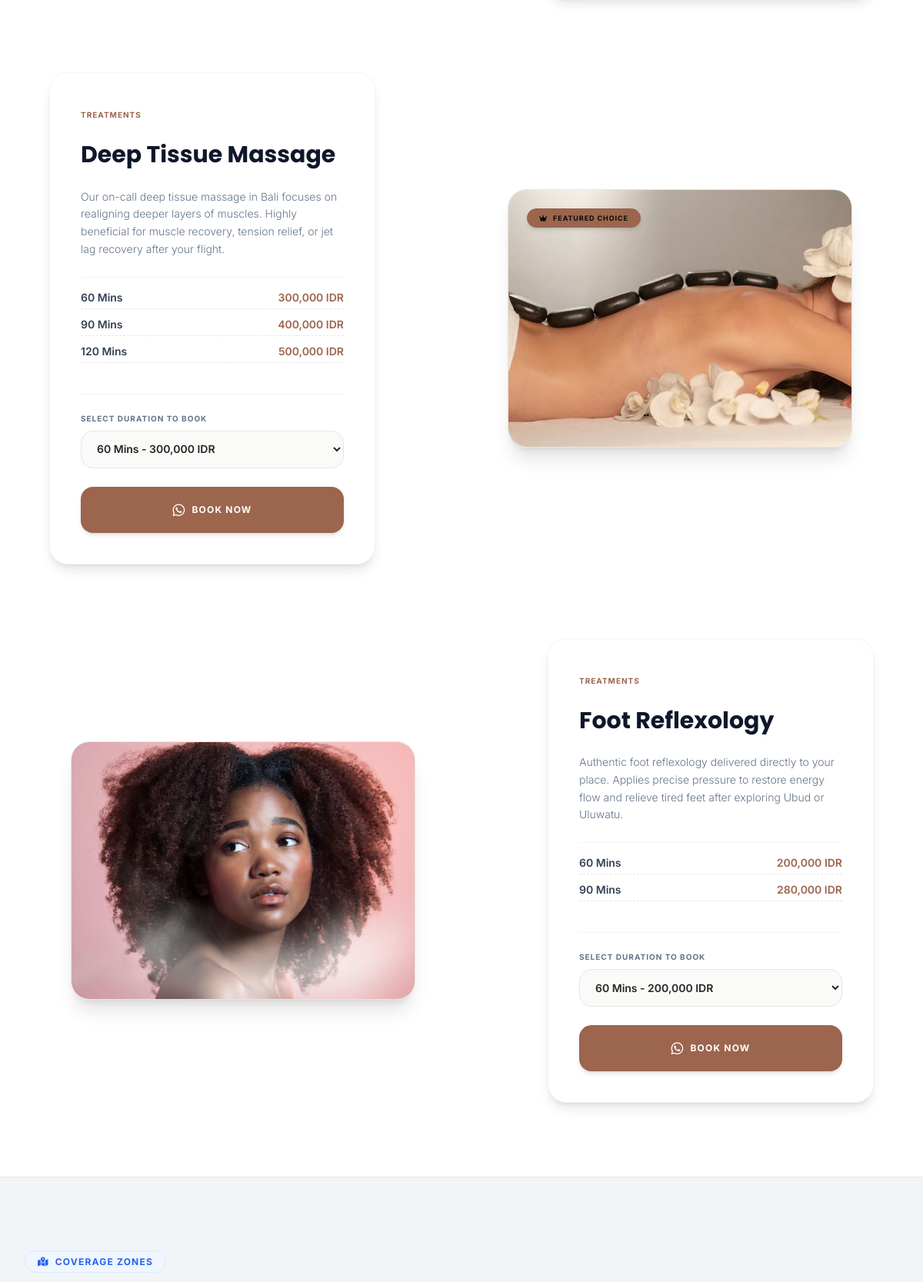
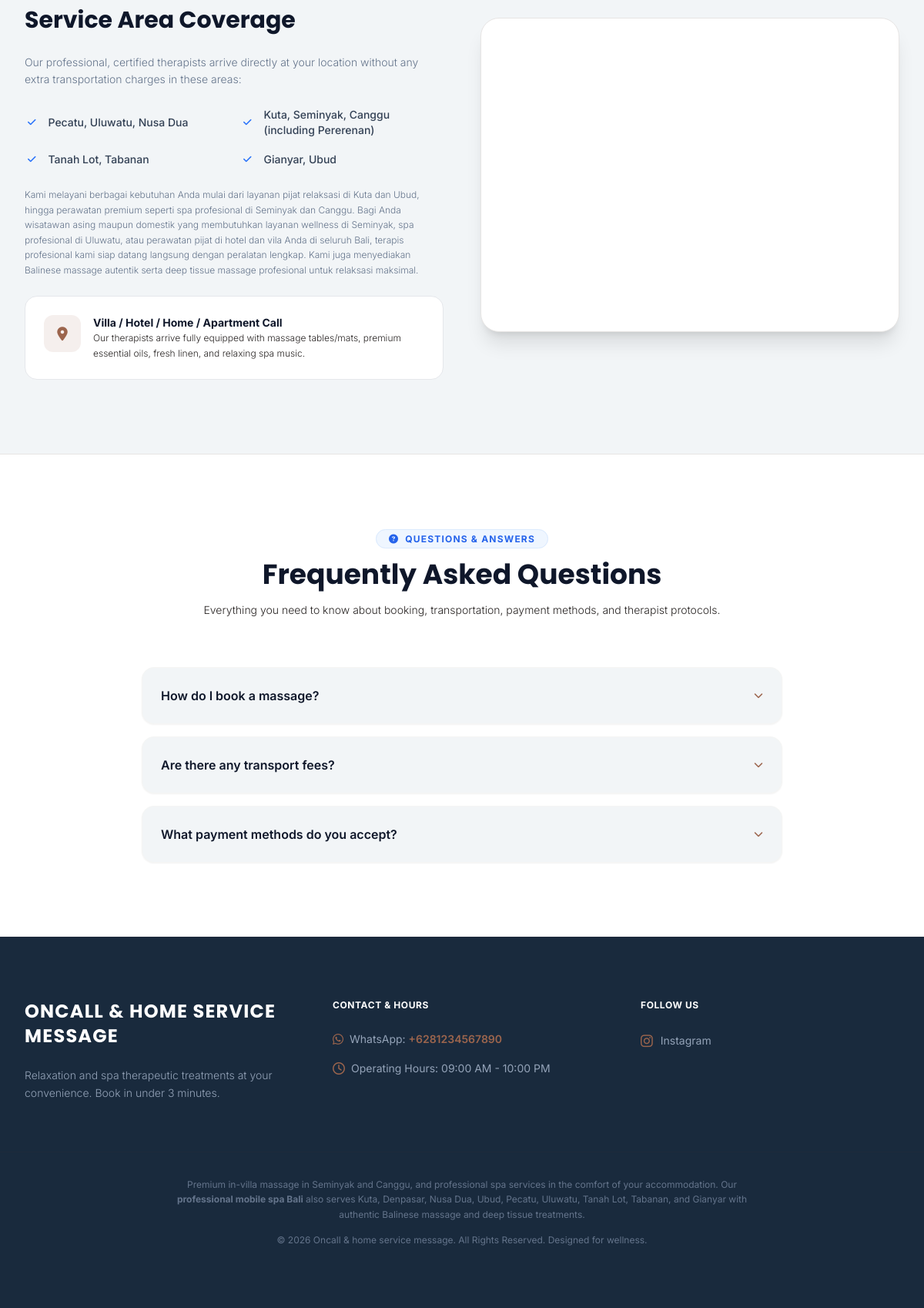
The app's page /services.php (lower part), older data (2 pictures, top to bottom).
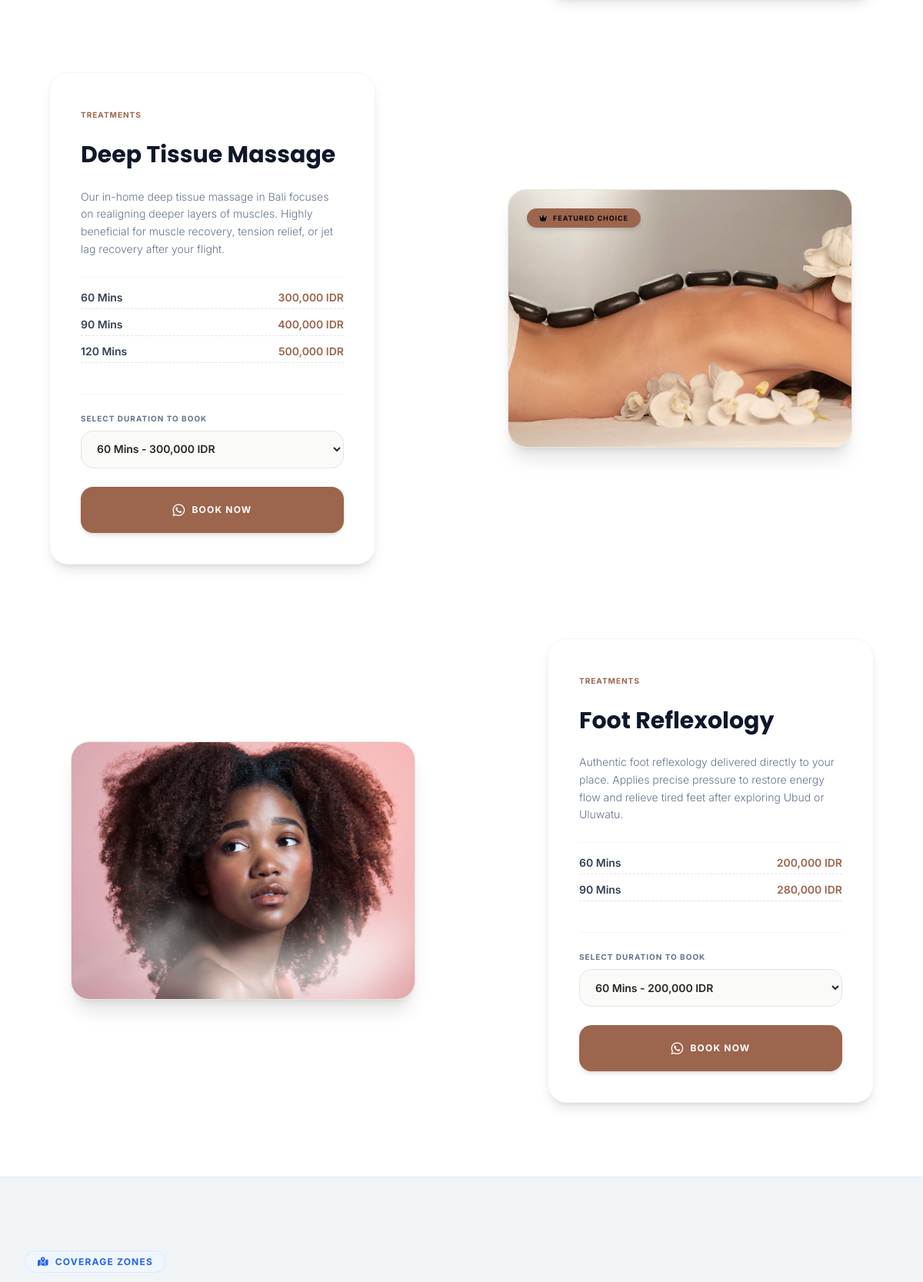
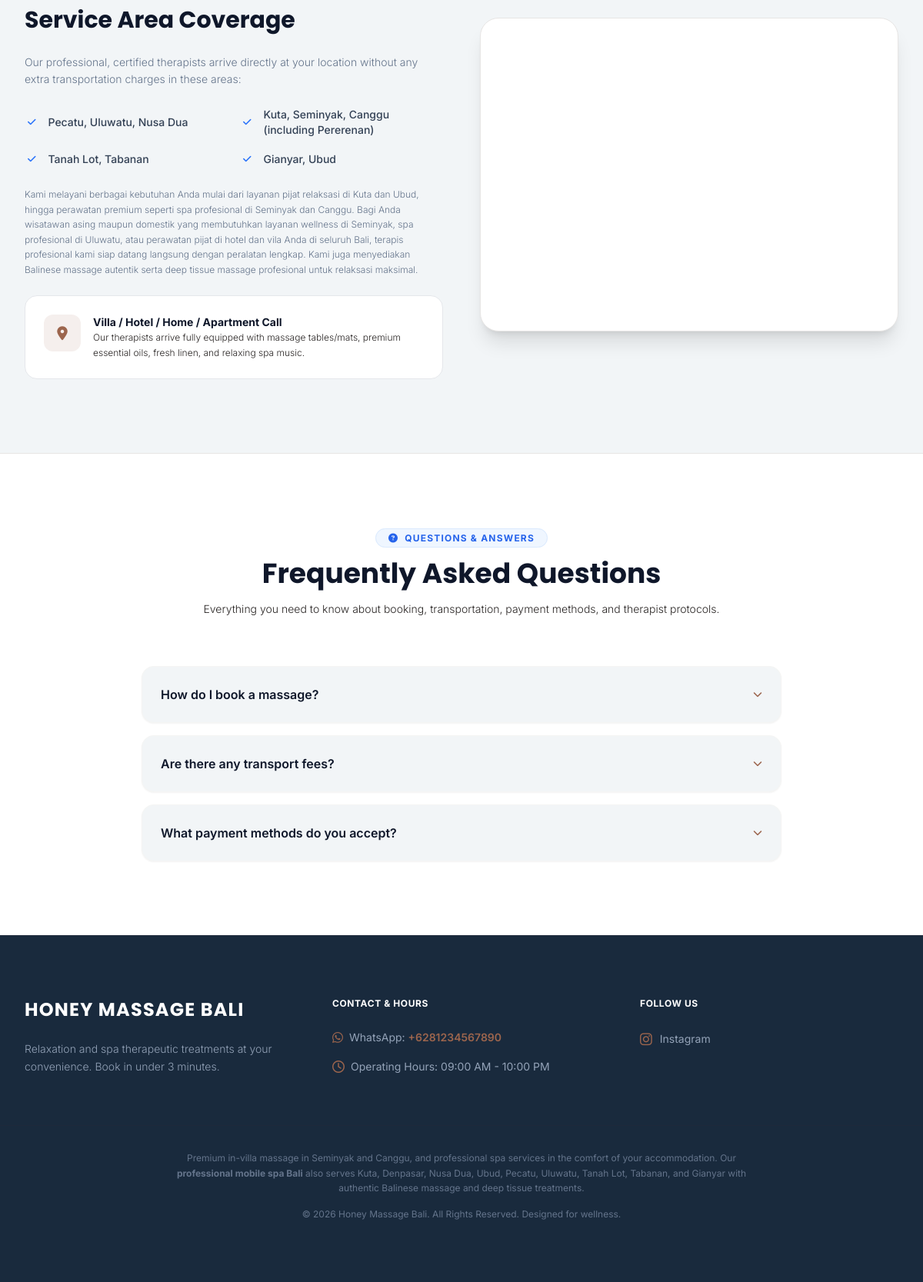
The same page, newer data (2 pictures, top to bottom).
### tables this page shows
CREATE TABLE IF NOT EXISTS `services` (
  `id` INT(11) NOT NULL AUTO_INCREMENT,
  `service_id` VARCHAR(50) NOT NULL UNIQUE,
  `title` VARCHAR(100) NOT NULL,
  `description` TEXT NOT NULL,
  `image_path` VARCHAR(255) NOT NULL,
  `featured` TINYINT(1) DEFAULT 1,
  PRIMARY KEY (`id`)
);

### services.php (the view, shortened to what the changed rows need)
<?php
require_once 'header.php';
$services_query = $db->query("SELECT * FROM services ORDER BY id ASC");
$services = [];
while ($service = $services_query->fetch()) {
    $options_stmt = $db->prepare("SELECT duration, price FROM service_options WHERE service_ref = ? ORDER BY id ASC");
    $options_stmt->execute([$service['id']]);
    $service['options'] = $options_stmt->fetchAll();
    $services[] = $service;
}
?>
    <section class="py-24 bg-white">
        <div class="max-w-7xl mx-auto px-4 sm:px-6 lg:px-8">
            <div id="services-list" class="space-y-24">
                <?php foreach ($services as $index => $service):
                    $isEven = ($index % 2 == 0);
                    $directionClass = $isEven ? 'md:flex-row' : 'md:flex-row-reverse';
                    $alignTextClass = $isEven ? 'md:text-left md:items-start md:pl-16' : 'md:text-right md:items-end md:pr-16';
                    $serviceImg = $service['image_path'];
                    if (strpos($serviceImg, 'unsplash.com') !== false) {
                        if ($service['service_id'] === 'balinese-massage') {
                            $serviceImg = 'assets/images/hero-massage.webp';
                        } elseif ($service['service_id'] === 'deep-tissue') {
                            $serviceImg = 'assets/images/about-massage.webp';
                        } elseif ($service['service_id'] === 'reflexology') {
                            $serviceImg = 'assets/images/service-reflexology.webp';
                        }
                    }
                ?>
                    <div class="flex flex-col <?php echo $directionClass; ?> items-center gap-12 relative">
                        <div class="w-full md:w-1/2 flex-shrink-0">
                            <div class="aspect-[4/3] w-full max-w-md mx-auto rounded-3xl overflow-hidden border border-stone-200 shadow-xl relative group">
                                <?php if ($service['featured']): ?>
                                    <span class="absolute top-6 left-6 bg-amber-500 text-stone-950 text-[9px] font-bold uppercase tracking-widest px-4 py-1.5 rounded-full shadow-md z-10">
                                        <i aria-hidden="true" class="fas fa-crown mr-1"></i> Featured Choice
                                    </span>
                                <?php endif; ?>
                                <img src="<?php echo htmlspecialchars($serviceImg); ?>" width="448" height="336" loading="lazy" alt="<?php echo htmlspecialchars($service['title']); ?>" class="w-full h-full object-cover group-hover:scale-[1.02] transition-transform duration-700 ease-out">
                            </div>
                        </div>
                        <div class="w-full md:w-1/2 flex flex-col justify-center items-center <?php echo $alignTextClass; ?> z-10 relative px-4 sm:px-8">
                            <div class="bg-white p-8 md:p-10 rounded-3xl border border-stone-100 shadow-lg max-w-md space-y-6 text-left">
                                <span class="text-[10px] font-bold uppercase tracking-widest text-[#9c654d]">Treatments</span>
                                <h3 class="text-3xl font-serif font-bold text-slate-900 leading-tight"><?php echo htmlspecialchars($service['title']); ?></h3>
                                <p class="text-slate-500 text-sm leading-relaxed font-light"><?php echo htmlspecialchars($service['description']); ?></p>
                                <div class="space-y-2.5 py-4 border-t border-stone-100">
                                    <?php foreach ($service['options'] as $opt): ?>
                                        <div class="flex justify-between border-b border-dashed border-stone-200 pb-1 text-sm font-semibold">
                                            <span class="text-slate-700"><?php echo htmlspecialchars($opt['duration']); ?></span>
                                            <span class="text-[#9c654d]"><?php echo htmlspecialchars($opt['price']); ?></span>
                                        </div>
                                    <?php endforeach; ?>
                                </div>
                                <div class="border-t border-stone-100 pt-6 space-y-6">
                                    <div class="text-left">
                                        <label for="select-<?php echo $service['id']; ?>" class="block text-[10px] font-bold uppercase tracking-widest text-slate-500 mb-2">Select Duration to Book</label>
                                        <select id="select-<?php echo $service['id']; ?>" class="w-full border border-stone-200 bg-stone-50 px-4 py-3.5 rounded-2xl text-sm font-semibold focus:ring-2 focus:ring-emerald-800 focus:outline-none">
                                            <?php foreach ($service['options'] as $opt): ?>
                                                <option value="<?php echo htmlspecialchars($opt['duration']); ?>" data-price="<?php echo htmlspecialchars($opt['price']); ?>">
                                                    <?php echo htmlspecialchars($opt['duration']); ?> - <?php echo htmlspecialchars($opt['price']); ?>
                                                </option>
                                            <?php endforeach; ?>
                                        </select>
                                    </div>
                                    <button onclick="bookService('<?php echo addslashes($service['title']); ?>', '<?php echo $service['id']; ?>', '<?php echo htmlspecialchars($whatsapp); ?>')" class="w-full bg-[#9c654d] hover:bg-[#7d4d38] text-white font-bold py-4 px-6 rounded-2xl text-xs uppercase tracking-widest text-center transition-all duration-300 flex items-center justify-center space-x-2 shadow-md hover:shadow-lg">
                                        <i aria-hidden="true" class="fab fa-whatsapp text-lg"></i>
                                        <span>Book Now</span>
                                    </button>
                                </div>
                            </div>
                        </div>
                    </div>
                <?php endforeach; ?>
            </div>
        </div>
    </section>
    <section id="areas" class="py-24 bg-[#f2f5f7] border-t border-b border-stone-200 relative overflow-hidden">
        <div class="max-w-7xl mx-auto px-4 sm:px-6 lg:px-8 relative z-10 grid lg:grid-cols-2 gap-12 items-center">
            <div class="space-y-6 text-left">
                <h2 class="text-3xl font-serif font-bold text-slate-900 leading-tight">Service Area Coverage</h2>
            </div>
        </div>
    </section>
    <section id="faqs" class="py-24 bg-white">
        <div class="max-w-4xl mx-auto px-4 sm:px-6 lg:px-8">
            <div class="text-center space-y-4 mb-16">
                <h2 class="text-3xl sm:text-4xl font-serif font-bold text-slate-900">Frequently Asked Questions</h2>
            </div>
        </div>
    </section>
<?php
require_once 'footer.php';
?>

### footer.php (shortened to what the changed rows need)
    </main>
    <footer class="bg-[#192a3d] text-slate-300 py-20 border-t border-slate-800">
        <div class="max-w-7xl mx-auto px-4 sm:px-6 lg:px-8 grid md:grid-cols-3 gap-16">
            <div class="space-y-6 text-left">
                <div class="flex items-center space-x-3">
                    <h3 class="font-serif text-2xl font-bold text-white tracking-wider uppercase"><?php echo htmlspecialchars($brandName); ?></h3>
                </div>
            </div>
        </div>
        <div class="max-w-7xl mx-auto px-4 sm:px-6 lg:px-8 border-t border-slate-800 mt-16 pt-8 text-center text-slate-500 text-xs space-y-4">
            <p class="max-w-3xl mx-auto leading-relaxed">
                Premium in-villa massage in Seminyak and Canggu, and professional spa services in the comfort of your accommodation. Our <strong>professional mobile spa Bali</strong> also serves Kuta, Denpasar, Nusa Dua, Ubud, Pecatu, Uluwatu, Tanah Lot, Tabanan, and Gianyar with authentic Balinese massage and deep tissue treatments.
            </p>
            <p>
                &copy; <?php echo date('Y'); ?> <?php echo htmlspecialchars($brandName); ?>. All Rights Reserved. Designed for wellness.
            </p>
        </div>
    </footer>
</body>
</html>

Row changes from the older to the newer data that the page shows:
changed services "Deep Tissue Massage": description "Our on-call deep tissue massage in…" → "Our in-home deep tissue massage in…"
Text that changed along with them:
$brandName: "ONCALL & HOME SERVICE MESSAGE" → "HONEY MASSAGE BALI"
$brandName: "Oncall & home service message" → "Honey Massage Bali"
